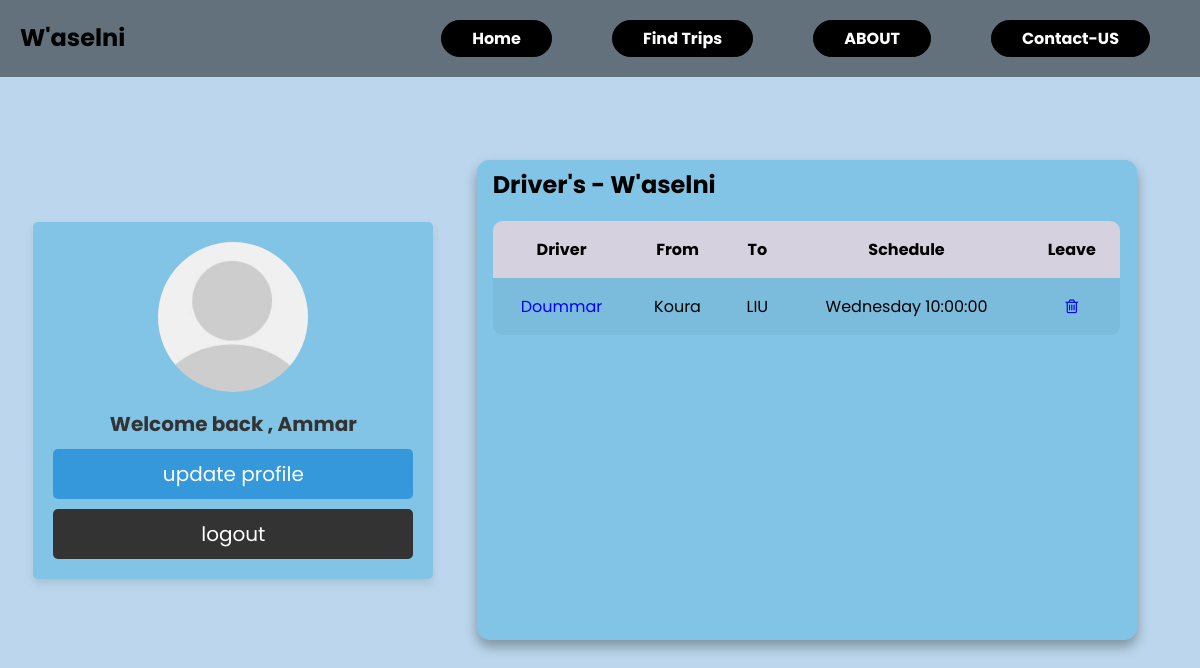
/studentPages/profileStudent.php (signed in), run on an earlier commit of the app's database.
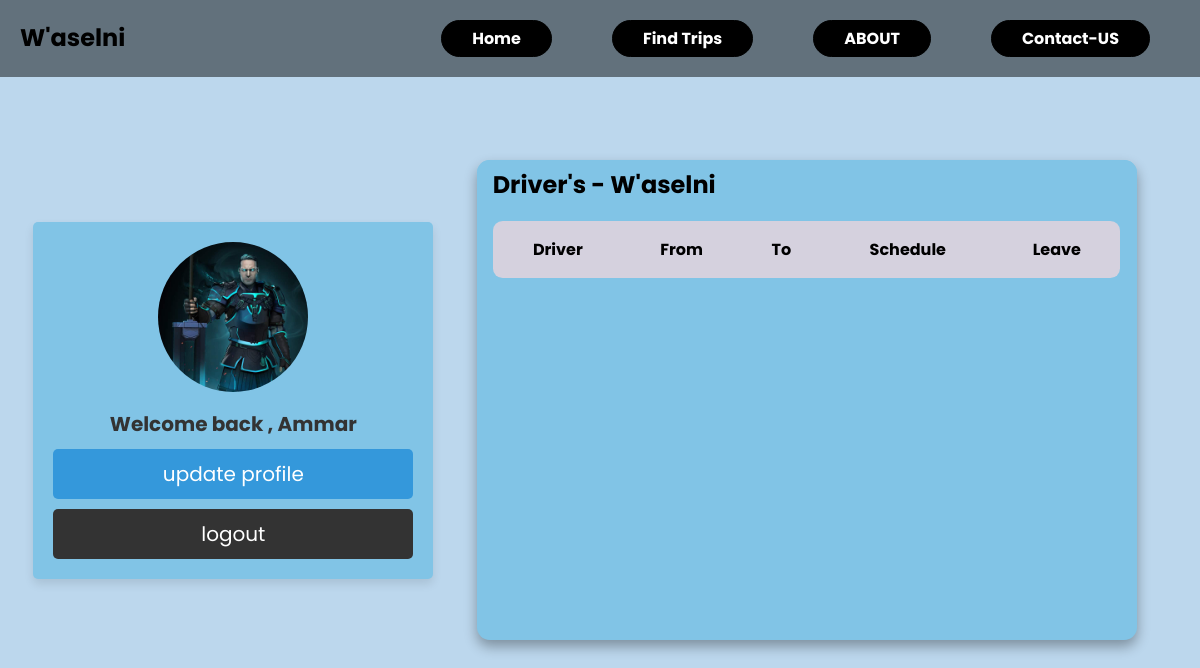
And on a later commit of the database.
### tables this page shows
CREATE TABLE `user` (
  `id` int(11) NOT NULL,
  `username` varchar(30) NOT NULL,
  `gender` varchar(30) NOT NULL,
  `password` varchar(30) NOT NULL,
  `role` varchar(30) NOT NULL,
  `email` varchar(30) NOT NULL,
  `Description` varchar(500) DEFAULT NULL,
  `locationID` int(11) DEFAULT NULL,
  `image` varchar(200) DEFAULT NULL
);

CREATE TABLE `reservetrip` (
  `reservationID` int(11) NOT NULL,
  `tripID` int(11) NOT NULL,
  `studentID` int(11) DEFAULT NULL
);

CREATE TABLE `location` (
  `locationID` int(11) NOT NULL,
  `locationName` varchar(30) NOT NULL
);

CREATE TABLE `days` (
  `dayID` int(11) NOT NULL,
  `day` varchar(30) NOT NULL
);

CREATE TABLE `time` (
  `timeId` int(11) NOT NULL,
  `time` time NOT NULL
);

### studentPages/profileStudent.php (the view, shortened to what this page needs)
<?php
include('../connection.php');
?>
<!DOCTYPE html>
<html lang="en">
<head>
    <link rel="stylesheet" href="./profilee.css">
    <link rel= " stylesheet "href="https://stackpath.bootstrapcdn.com/font-awesome/4.7.0/css/font-awesome.min.css"/>
</head>
<body>
        <nav class="navbar">
            <h1 class="logo">W'aselni</h1>
            <ul class="nav-links">
                <li class="active"><a href="#"></a>Home</li>
                <li class="active"> <a href="../showtrip/showtrip.php">Find Trips </li></a>
                <li class="active"> <a href="#"> </a>ABOUT </li>
                <li class="active"><a href="../contactform/contact.php?"> Contact-US </a></li>
            </ul>
        </nav>
        <div class="container">
              <?php
                include("./home.php");
            ?>
            <div class="table">
    <main class="table">
        <section class="table__header">
            <h1>Driver's - W'aselni</h1>
        </section>
        <section class="table__body">
            <table>
                <thead>
                    <tr>
                        <th> Driver </th>
                        <th> From </th>
                        <th> To </th>
                        <th> Schedule </th>
                        <th> Leave </th>
                    </tr>
                </thead>
                <tbody>
                    <tr>
                        <?php
                        $id=$_SESSION['id'];
                        include('../connection.php');
                        $query = "SELECT
                            r.* ,
                            t.tripID,
                            d.day,
                            tm.time,
                            t.DriverID,
                            l_from.locationName AS fromLocationName,
                            l_to.locationName AS toLocationName,
                            driver.username AS driverName
                        FROM
                            reservetrip r
                        JOIN
                            trip t ON r.tripID = t.tripID
                        JOIN
                            days d ON t.dayID = d.dayID
                        JOIN
                            time tm ON t.time = tm.timeId
                        JOIN
                            location l_from ON t.fromlocationID = l_from.locationID
                        JOIN
                            location l_to ON t.toLocationID = l_to.locationID
                        JOIN
                            user driver ON t.DriverID = driver.id
                        WHERE
                            r.studentID = $id";
                        $res = mysqli_query($conn , $query);
                        while ($row = mysqli_fetch_array($res)) {
                            echo "<tr>";
                            echo "<td><a href='../profile2/profile2.php?userid=".$row['DriverID']."'>".$row['driverName']."</a></td>";
                            echo "<td>".$row['fromLocationName']."</td>";
                            echo "<td>".$row['toLocationName']."</td>";
                            echo "<td>".$row['day']." ".$row['time']."</td>";
                            echo "<td><a href=canceltrip.php?reservationID=".$row['reservationID']."&tripID=".$row['tripID']."><i class='fa fa-trash-o' aria-hidden='true'></i></a></td>";
                            echo "</tr>";
                        }
                        ?>
                    </tbody>
                </table>
        </section>
    </main>
</div>
</div>
</body>
</html>

### studentPages/home.php (shortened to what this page needs)
<?php
include '../connection.php';
$user_id = $_SESSION['id'];
?>
<head>
   <link rel="stylesheet" href="./withprofile/css/stylee.css">
</head>
      <div class="profile">
         <?php
            $query =  "SELECT * FROM `user` WHERE id = '$user_id'";
            $res = mysqli_query($conn,$query);
            $userData = mysqli_fetch_array($res);
            if($userData['image'] == NULL){
               echo '<img src="images/default-avatar.png">';
            }else{
               echo '<img src="./withprofile/uploaded_img/'.$userData['image'].'">';
            }
            ?>
         <h3> Welcome back , <?php echo $userData['username']; ?></h3>
         <a href="./withprofile/profile.php" class="btn">update profile</a>
         <a href="home.php?logout=<?php  ?>" class="delete-btn">logout</a>
      </div>

### studentPages/profilee.css (style rules this page uses)
* { margin: 0; padding: 0; box-sizing: border-box; font-family: sans-serif; }
body { background-color: #BCD7ED !important; }
.container { background-color: #BCD7ED !important; }
a { color: white !important; }
main.table { width: 55vw; height: 60vh; background-color: #81C4E6; margin: 30px ; backdrop-filter: blur(7px); box-shadow: 0 .4rem .8rem #0005; border-radius: .8rem; background-color: #81C4E6; overflow: hidden; }
.table__header { width: 100%; height: 10%; background-color: #81C4E6; padding: .8rem 1rem; display: flex; justify-content: space-between; align-items: center; }
.table__body { width: 95%; max-height: calc(89% - 1.6rem); background-color: #81C4E6; margin: .8rem auto; border-radius: .6rem; overflow: auto; overflow: overlay; }
table { width: 100%; }
table, th, td { border-collapse: collapse; padding: 1rem; text-align: center; vertical-align:auto; }
thead th { position: sticky; top: 0; left: 0; background-color: #d5d1defe; cursor: pointer; text-transform: capitalize; }
.navbar { position: absolute; top: 0; left: 0; display: flex; width: 100%; justify-content: space-between; padding: 20px; color: whitesmoke; background-color: #0000007a; }
ul { list-style: none; }
.nav-links { display: flex; align-items: center; }
.navbar .nav-links li { background-color: black; border-radius: 30px; padding: 5px 30px; border: 1px solid black; cursor: pointer; }
.nav-links li { margin: 0 30px; color: white; background-color: #0023bd; transition: 0.2s; }
.logo { color: black; }
.active { color: white; font-weight: bold; }
a { text-decoration: none; }
table tr td a { color:blue !important; }
tbody tr:nth-child(even) { background-color: #0000000b; }
tbody tr { --delay: .1s; transition: .5s ease-in-out var(--delay), background-color 0s; }
tbody tr td, tbody tr td p, tbody tr td img { transition: .2s ease-in-out; }

### studentPages/withprofile/css/stylee.css (style rules this page uses)
:root { --blue:#3498db; --dark-blue:#2980b9; --red:#e74c3c; --dark-red:#c0392b; --black:#333; --white:#fff; --light-bg:#eee; --box-shadow:0 5px 10px rgba(0,0,0,.1); }
* { font-family: 'Poppins', sans-serif; margin:0; padding:0; box-sizing: border-box; outline: none; border: none; text-decoration: none; }
body { margin: 0; padding:0; background-color: #0c356a; }
.btn, .delete-btn { width: 100%; border-radius: 5px; padding:10px 30px; color: white ; display: block; text-align: center; cursor: pointer; font-size: 20px; margin-top: 10px; }
.btn { background-color: var(--blue); }
.delete-btn { background-color: var(--black); }
.container { background-color: #0c356a !important; }
.container { min-height: 100vh; background-color: #BCD7ED !important; display: flex; align-items: center; justify-content: space-evenly; padding:20px; }
.container .profile { padding:20px; background-color: #81C4E6; box-shadow: var(--box-shadow); text-align: center; width: 400px; border-radius: 5px; }
.container .profile img { height: 150px; width: 150px; border-radius: 50%; object-fit: cover; margin-bottom: 5px; }
.container .profile h3 { margin:5px 0; font-size: 20px; color:var(--black); }

What changed in the data, as far as the page shows it:
removed reservetrip: user.username "Doummar", location.locationName "Koura", location.locationName "LIU", days.day "Wednesday", time.time "10:00:00"
changed user "Ammar": image: picture added
